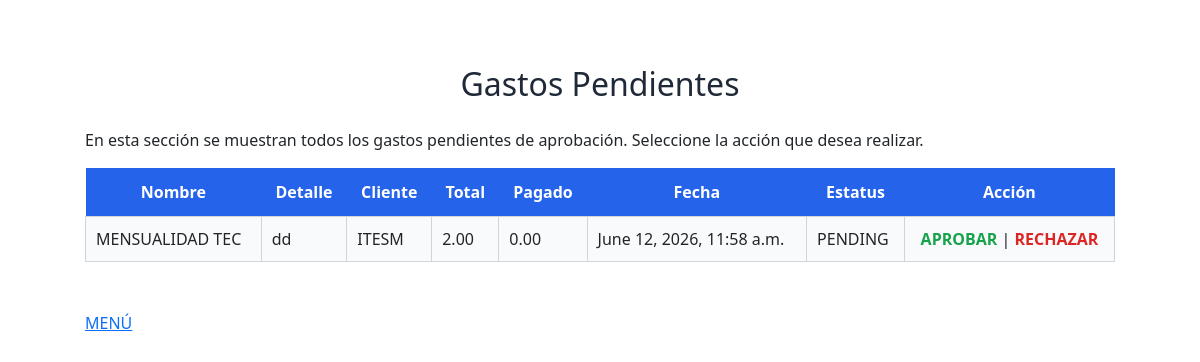
/buscarGastos/ (signed in), run on an earlier commit of the app's database.
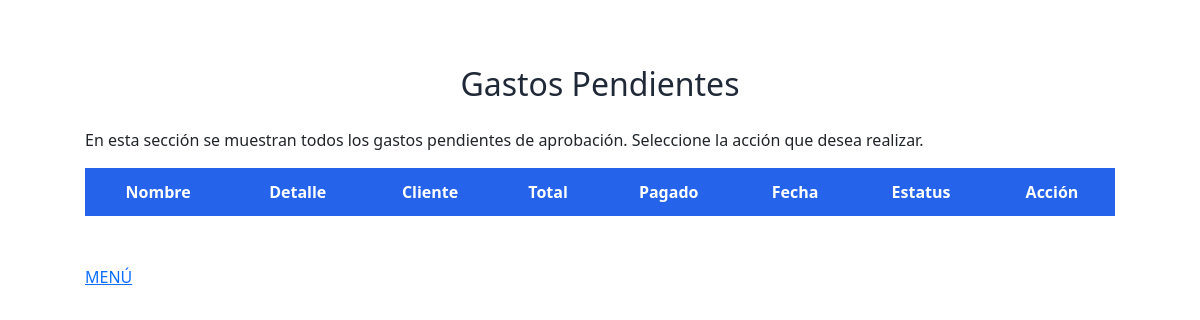
And on a later commit of the database.
### core/models.py (models this page shows, shortened)
class Gastos(models.Model):
    gasto_id = models.BigAutoField(primary_key=True)
    nombre_gasto = models.CharField(max_length=100)
    detalle_gasto = models.TextField()
    cliente = models.ForeignKey(Cliente,on_delete=models.PROTECT)
    monto_total = models.DecimalField(max_digits=12,decimal_places=2)
    monto_pagado = models.DecimalField(max_digits=12,decimal_places=2)
    creado_por = models.ForeignKey(User,on_delete=models.PROTECT)
    fecha_creacion = models.DateTimeField(auto_now_add=True)
    estatus = models.CharField(max_length=12,choices=ESTATUS_GASTO,default="PENDING")
    def get_pending_gastos():
        gastosP = Gastos.objects.filter(estatus = "PENDING")
        return gastosP

class Cliente(models.Model):
    id = models.BigAutoField(primary_key=True)
    nombre = models.CharField(max_length=100,unique=True)
    def __str__(self):
        return self.nombre

### core/views.py (the view)
# urls.py: path("buscarGastos/", views.buscarGastos, name="Gastos"),
@login_required
def buscarGastos(request):
    gastosP = Gastos.get_pending_gastos()
    return render(request, "gastosPendientes.html",{"Gastos":gastosP})

### core/templates/gastosPendientes.html (shortened to what this page needs)
{% extends 'base.html' %}
{% load static %}
{% block content %}
<div class="pago-formulario">
    <h2>Gastos Pendientes</h2>
    <p>
        En esta sección se muestran todos los gastos pendientes de aprobación.
        Seleccione la acción que desea realizar.
    </p>
    <table>
        <tr>
            <th>Nombre</th>
            <th>Detalle</th>
            <th>Cliente</th>
            <th>Total</th>
            <th>Pagado</th>
            <th>Fecha</th>
            <th>Estatus</th>
            <th>Acción</th>
        </tr>
        {% for gasto in Gastos %}
        <tr>
            <td>{{ gasto.nombre_gasto }}</td>
            <td>{{ gasto.detalle_gasto }}</td>
            <td>{{ gasto.cliente }}</td>
            <td>{{ gasto.monto_total }}</td>
            <td>{{ gasto.monto_pagado }}</td>
            <td>{{ gasto.fecha_creacion }}</td>
            <td>{{ gasto.estatus }}</td>
            <td style="text-align:center;">
                <a class="aprobar" href="/aprobarGasto/{{ gasto.gasto_id }}">
                    APROBAR
                </a>
                |
                <a class="rechazar" href="/rechazarGasto/{{ gasto.gasto_id }}">
                    RECHAZAR
                </a>
            </td>
        </tr>
        {% endfor %}
    </table>
    <br>
    <a href="/menu">
        MENÚ
    </a>
</div>
{% endblock %}

What changed in the data, as far as the page shows it:
no longer on this page (row edited): Gastos: nombre_gasto "MENSUALIDAD TEC", detalle_gasto "dd", cliente "ITESM", monto_total "2.00", monto_pagado "0.00", fecha_creacion "June 12, 2026, 11:58 a.m.", estatus "PENDING"
